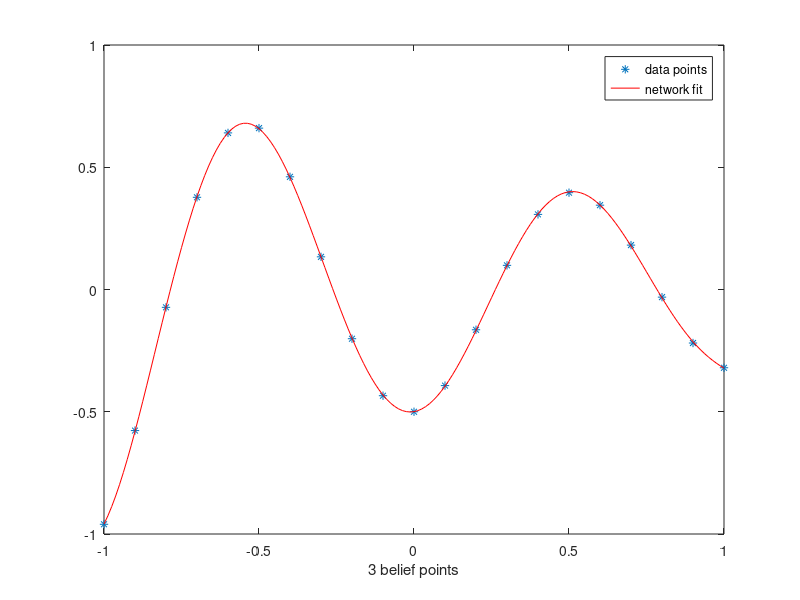

The MATLAB script that drew this image:
% aproximate one dimensional results with RBF network 
clear all;
close all;

fig = figure();

X = -1:.1:1;
T = [-.9602 -.5770 -.0729  .3771  .6405  .6600  .4609 ...
      .1336 -.2013 -.4344 -.5000 -.3930 -.1647  .0988 ...
      .3072  .3960  .3449  .1816 -.0312 -.2189 -.3201];
X = X';
T = T';

plot(X,T,'*');
hold on;

%train the gaussians weights
[idx,mu,~,d] = kmeans(X,8);
sigma = var(d).^(1/9);

for j=1:size(mu,1)
    phi(j,:) = exp(- (X-mu(j)).^2 / (2*sigma(j).^2));
end
phi = phi';
phi = [ones(size(phi,1),1) phi];

%train output layer weigts 
% omg = phi'*phi ;
% V = pinv(omg + 0.2 * eye(size(omg)) ) * phi' * T ; %regularisation
V = pinv(phi) * T;

%plot the output for another set of input
X = -1:.0125:1;
phi = [];
for j=1:size(mu,1)
    phi(j,:) = exp(- (X-mu(j)).^2 / (2*sigma(j).^2));
end
phi = phi';
phi = [ones(size(phi,1),1) phi];

Y =  phi * V ;

plot(X,Y,'r');

xlabel('3 belief points');
legend('data points','network fit');